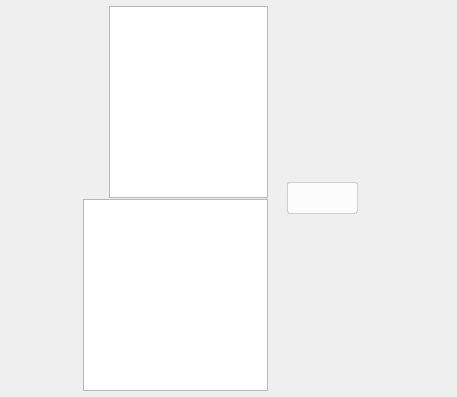
<?xml version="1.0" encoding="UTF-8"?>
<ui version="4.0">
 <class>StalledIssueHeader</class>
 <widget class="QWidget" name="StalledIssueHeader">
  <property name="geometry">
   <rect>
    <x>0</x>
    <y>0</y>
    <width>457</width>
    <height>397</height>
   </rect>
  </property>
  <property name="sizePolicy">
   <sizepolicy hsizetype="Expanding" vsizetype="Fixed">
    <horstretch>0</horstretch>
    <verstretch>0</verstretch>
   </sizepolicy>
  </property>
  <property name="minimumSize">
   <size>
    <width>0</width>
    <height>0</height>
   </size>
  </property>
  <property name="maximumSize">
   <size>
    <width>16777215</width>
    <height>16777215</height>
   </size>
  </property>
  <property name="cursor">
   <cursorShape>PointingHandCursor</cursorShape>
  </property>
  <property name="windowTitle">
   <string notr="true"/>
  </property>
  <property name="styleSheet">
   <string notr="true">*
{
   font-family: Lato;
}

#selectionText
{
  color: #333333;
  font-size: 13px;
  font-weight: bold;
}

#errorDescriptionText
{
  color: #666666;
  line-height: 15px;
  font-size: 12px;
  font-weight: normal;
}

#actionButton, #ignoreFileButton, #multipleActionButton
{
   font-size:14px;
   background-color: #FCFCFC;
   color: #333333;
   border-radius:3px;
   border: 1px solid rgba(0,0,0,0.15);
   padding-left: 16px;
   padding-right: 16px;
}

#actionButton:hover:enabled, #ignoreFileButton::hover:enabled, #multipleActionButton::hover:enabled
{
    background-color: #E2E2E2;
}

#actionButton:pressed:enabled, #ignoreFileButton::pressed:enabled, #multipleActionButton::pressed:enabled
{
    background-color: #C9C9C9;
}</string>
  </property>
  <layout class="QHBoxLayout" name="horizontalLayout_6" stretch="1,0">
   <property name="leftMargin">
    <number>6</number>
   </property>
   <property name="topMargin">
    <number>6</number>
   </property>
   <property name="rightMargin">
    <number>20</number>
   </property>
   <property name="bottomMargin">
    <number>6</number>
   </property>
   <item>
    <widget class="QWidget" name="titleContainer" native="true">
     <property name="sizePolicy">
      <sizepolicy hsizetype="Expanding" vsizetype="Preferred">
       <horstretch>0</horstretch>
       <verstretch>0</verstretch>
      </sizepolicy>
     </property>
     <property name="minimumSize">
      <size>
       <width>0</width>
       <height>0</height>
      </size>
     </property>
     <property name="maximumSize">
      <size>
       <width>16777215</width>
       <height>16777215</height>
      </size>
     </property>
     <layout class="QHBoxLayout" name="horizontalLayout_7">
      <property name="leftMargin">
       <number>0</number>
      </property>
      <property name="topMargin">
       <number>0</number>
      </property>
      <property name="rightMargin">
       <number>0</number>
      </property>
      <property name="bottomMargin">
       <number>0</number>
      </property>
      <item>
       <widget class="QLabel" name="arrow">
        <property name="minimumSize">
         <size>
          <width>16</width>
          <height>16</height>
         </size>
        </property>
        <property name="maximumSize">
         <size>
          <width>16</width>
          <height>16</height>
         </size>
        </property>
        <property name="text">
         <string/>
        </property>
       </widget>
      </item>
      <item>
       <widget class="QLabel" name="fileTypeIcon">
        <property name="minimumSize">
         <size>
          <width>48</width>
          <height>48</height>
         </size>
        </property>
        <property name="maximumSize">
         <size>
          <width>48</width>
          <height>48</height>
         </size>
        </property>
        <property name="text">
         <string/>
        </property>
        <property name="alignment">
         <set>Qt::AlignCenter</set>
        </property>
       </widget>
      </item>
      <item>
       <widget class="QWidget" name="errorContainer" native="true">
        <property name="sizePolicy">
         <sizepolicy hsizetype="Expanding" vsizetype="Preferred">
          <horstretch>0</horstretch>
          <verstretch>0</verstretch>
         </sizepolicy>
        </property>
        <property name="minimumSize">
         <size>
          <width>0</width>
          <height>0</height>
         </size>
        </property>
        <property name="maximumSize">
         <size>
          <width>16777215</width>
          <height>16777215</height>
         </size>
        </property>
        <layout class="QVBoxLayout" name="verticalLayout">
         <property name="spacing">
          <number>1</number>
         </property>
         <property name="leftMargin">
          <number>0</number>
         </property>
         <property name="topMargin">
          <number>0</number>
         </property>
         <property name="rightMargin">
          <number>13</number>
         </property>
         <property name="bottomMargin">
          <number>0</number>
         </property>
         <item>
          <widget class="QWidget" name="errorTitle" native="true">
           <property name="sizePolicy">
            <sizepolicy hsizetype="Expanding" vsizetype="Preferred">
             <horstretch>0</horstretch>
             <verstretch>0</verstretch>
            </sizepolicy>
           </property>
           <layout class="QHBoxLayout" name="horizontalLayout" stretch="0,0">
            <property name="spacing">
             <number>3</number>
            </property>
            <property name="leftMargin">
             <number>0</number>
            </property>
            <property name="topMargin">
             <number>0</number>
            </property>
            <property name="rightMargin">
             <number>0</number>
            </property>
            <property name="bottomMargin">
             <number>0</number>
            </property>
            <item>
             <widget class="QLabel" name="errorTitleIcon">
              <property name="minimumSize">
               <size>
                <width>24</width>
                <height>24</height>
               </size>
              </property>
              <property name="maximumSize">
               <size>
                <width>24</width>
                <height>24</height>
               </size>
              </property>
              <property name="text">
               <string/>
              </property>
             </widget>
            </item>
            <item>
             <widget class="QWidget" name="errorTitleTextContainer" native="true">
              <property name="sizePolicy">
               <sizepolicy hsizetype="Expanding" vsizetype="Preferred">
                <horstretch>0</horstretch>
                <verstretch>0</verstretch>
               </sizepolicy>
              </property>
              <property name="styleSheet">
               <string notr="true">#fileNameTitle
{
     color: #333333;
     font-size: 13px;
     line-height: 16px;
     font-family: Lato Bold;
}
</string>
              </property>
              <layout class="QHBoxLayout" name="horizontalLayout_3" stretch="0">
               <property name="spacing">
                <number>3</number>
               </property>
               <property name="leftMargin">
                <number>0</number>
               </property>
               <property name="topMargin">
                <number>0</number>
               </property>
               <property name="rightMargin">
                <number>0</number>
               </property>
               <property name="bottomMargin">
                <number>0</number>
               </property>
               <item>
                <widget class="WordWrapLabel" name="fileNameTitle"/>
               </item>
              </layout>
             </widget>
            </item>
           </layout>
          </widget>
         </item>
         <item>
          <widget class="QWidget" name="errorDescription" native="true">
           <property name="sizePolicy">
            <sizepolicy hsizetype="Expanding" vsizetype="Preferred">
             <horstretch>0</horstretch>
             <verstretch>0</verstretch>
            </sizepolicy>
           </property>
           <layout class="QHBoxLayout" name="horizontalLayout_2" stretch="0">
            <property name="spacing">
             <number>3</number>
            </property>
            <property name="leftMargin">
             <number>1</number>
            </property>
            <property name="topMargin">
             <number>0</number>
            </property>
            <property name="rightMargin">
             <number>0</number>
            </property>
            <property name="bottomMargin">
             <number>0</number>
            </property>
            <item>
             <widget class="WordWrapLabel" name="errorDescriptionText">
              <property name="sizePolicy">
               <sizepolicy hsizetype="Expanding" vsizetype="Preferred">
                <horstretch>0</horstretch>
                <verstretch>0</verstretch>
               </sizepolicy>
              </property>
             </widget>
            </item>
           </layout>
          </widget>
         </item>
        </layout>
       </widget>
      </item>
     </layout>
    </widget>
   </item>
   <item>
    <widget class="QWidget" name="actionContainer" native="true">
     <property name="styleSheet">
      <string notr="true">#actionMessage
{
   font-size:12px;
}

#actionMessageContainer[STATE=&quot;being solved&quot;]
{
	background-color: #F3F4F4;
	border-radius: 4px;
}

#actionMessageContainer[STATE=&quot;being solved&quot;] QLabel
{
    color: #616366;
}

#actionMessageContainer[STATE=&quot;solved&quot;]
{
	background-color: #CFFCDB;
	border-radius: 4px;
}

#actionMessageContainer[STATE=&quot;solved&quot;] QLabel
{
    color: #007C3E;
}

#actionMessageContainer[STATE=&quot;failed&quot;]
{
	background-color: #FFE4E8;
	border-radius: 4px;
}

#actionMessageContainer[STATE=&quot;failed&quot;] QLabel
{
	color: #E31B57;
}</string>
     </property>
     <layout class="QHBoxLayout" name="horizontalLayout_4">
      <property name="spacing">
       <number>20</number>
      </property>
      <property name="leftMargin">
       <number>0</number>
      </property>
      <property name="topMargin">
       <number>0</number>
      </property>
      <property name="rightMargin">
       <number>0</number>
      </property>
      <property name="bottomMargin">
       <number>0</number>
      </property>
      <item>
       <widget class="QPushButton" name="multipleActionButton">
        <property name="minimumSize">
         <size>
          <width>0</width>
          <height>32</height>
         </size>
        </property>
        <property name="maximumSize">
         <size>
          <width>16777215</width>
          <height>32</height>
         </size>
        </property>
        <property name="text">
         <string/>
        </property>
        <property name="icon">
         <iconset>
          <normalon>:/images/node_selector/Icon-Small-Arrow-Down.png</normalon>
         </iconset>
        </property>
        <property name="iconSize">
         <size>
          <width>16</width>
          <height>16</height>
         </size>
        </property>
       </widget>
      </item>
      <item>
       <widget class="QWidget" name="actionMessageContainer" native="true">
        <property name="minimumSize">
         <size>
          <width>0</width>
          <height>24</height>
         </size>
        </property>
        <property name="maximumSize">
         <size>
          <width>16777215</width>
          <height>24</height>
         </size>
        </property>
        <layout class="QHBoxLayout" name="horizontalLayout_5">
         <property name="spacing">
          <number>5</number>
         </property>
         <property name="leftMargin">
          <number>5</number>
         </property>
         <property name="topMargin">
          <number>0</number>
         </property>
         <property name="rightMargin">
          <number>5</number>
         </property>
         <property name="bottomMargin">
          <number>0</number>
         </property>
         <item>
          <widget class="WaitingSpinnerWidget" name="actionWaitingSpinner" native="true">
           <property name="minimumSize">
            <size>
             <width>16</width>
             <height>16</height>
            </size>
           </property>
           <property name="maximumSize">
            <size>
             <width>16</width>
             <height>16</height>
            </size>
           </property>
          </widget>
         </item>
         <item>
          <widget class="QLabel" name="actionMessageIcon">
           <property name="minimumSize">
            <size>
             <width>16</width>
             <height>16</height>
            </size>
           </property>
           <property name="maximumSize">
            <size>
             <width>16</width>
             <height>16</height>
            </size>
           </property>
           <property name="text">
            <string notr="true"/>
           </property>
          </widget>
         </item>
         <item>
          <widget class="QLabel" name="actionMessage">
           <property name="text">
            <string/>
           </property>
          </widget>
         </item>
        </layout>
       </widget>
      </item>
     </layout>
    </widget>
   </item>
  </layout>
 </widget>
 <customwidgets>
  <customwidget>
   <class>WordWrapLabel</class>
   <extends>QTextEdit</extends>
   <header>WordWrapLabel.h</header>
  </customwidget>
  <customwidget>
   <class>WaitingSpinnerWidget</class>
   <extends>QWidget</extends>
   <header>waitingspinnerwidget.h</header>
   <container>1</container>
  </customwidget>
 </customwidgets>
 <resources/>
 <connections/>
</ui>
